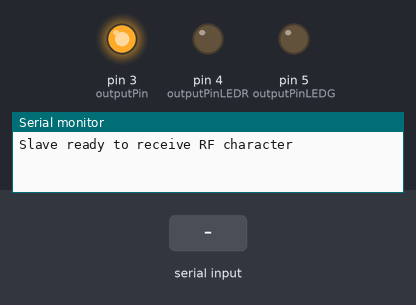
The sketch below on a simulated Arduino Uno, built with avr-gcc and run on an emulated ATmega328P. On the bench: output pins drawn as LEDs (lit = HIGH), the last lines printed to the serial monitor. The test bench sets the inputs (shaded band).

Above: at 1.2 s.
1.3 s: "F" received over the second serial link
At 2.5 s:
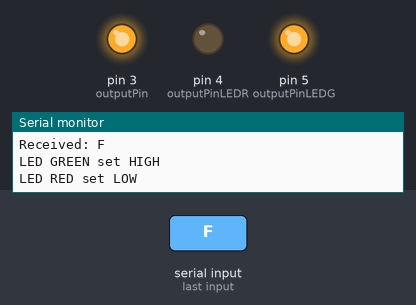
Timing chart, 0 to 7.8 s (numbered marks = the images above; inputs shaded):
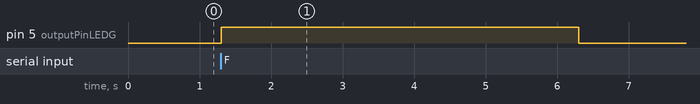

Measured:
- after the input at 1.3 s, pin 5 (outputPinLEDG): LOW → HIGH at once, → LOW 5.0 s later

The sketch:

HC-05_Slave.ino
```cpp
#include <SoftwareSerial.h>

SoftwareSerial BTSerial(10, 11); // RX, TX

const int outputPin = 3; // Pin to control
const int outputPinLEDR = 4;
const int outputPinLEDG = 5;


void setup() {
    Serial.begin(9600);         // Communication with Serial Monitor
    BTSerial.begin(9600);      // Communication with HC-05
    pinMode(outputPin, OUTPUT); // Set pin 12 as output
    pinMode(outputPinLEDR, OUTPUT);
    pinMode(outputPinLEDG, OUTPUT);
    digitalWrite(outputPin, HIGH); // Ensure pin 12 starts LOW
    digitalWrite(outputPinLEDR, LOW);
    digitalWrite(outputPinLEDG, LOW);
    Serial.println("Slave ready to receive RF character");
}

void loop() {
    if (BTSerial.available()) {    // Check if data is received from Master
    Serial.println(BTSerial.available());
        char received = BTSerial.read();
        Serial.println("Received: " + String(received)); // Feedback to Serial Monitor

        if (received == 'H') {    // Check for the RF character (e.g., 'H')
            delay(3000);
            digitalWrite(outputPin, LOW);
            digitalWrite(outputPinLEDR, HIGH); // Set pin 12 HIGH
            Serial.println("Pin 3 set HIGH");
            Serial.println("LED RED set HIGH");
        }
        else if (received == 'L') { // Optional: Reset pin 12 to LOW
            digitalWrite(outputPin, HIGH);
            Serial.println("Pin 3 set LOW");
        }
        else if (received == 'F') { // Optional: Reset pin 12 to LOW
            digitalWrite(outputPinLEDG, HIGH);
            Serial.println("LED GREEN set HIGH");
            digitalWrite(outputPinLEDR, LOW);
            Serial.println("LED RED set LOW");
            delay(5000);
            digitalWrite(outputPinLEDG, LOW);

        }
    }
}
```
